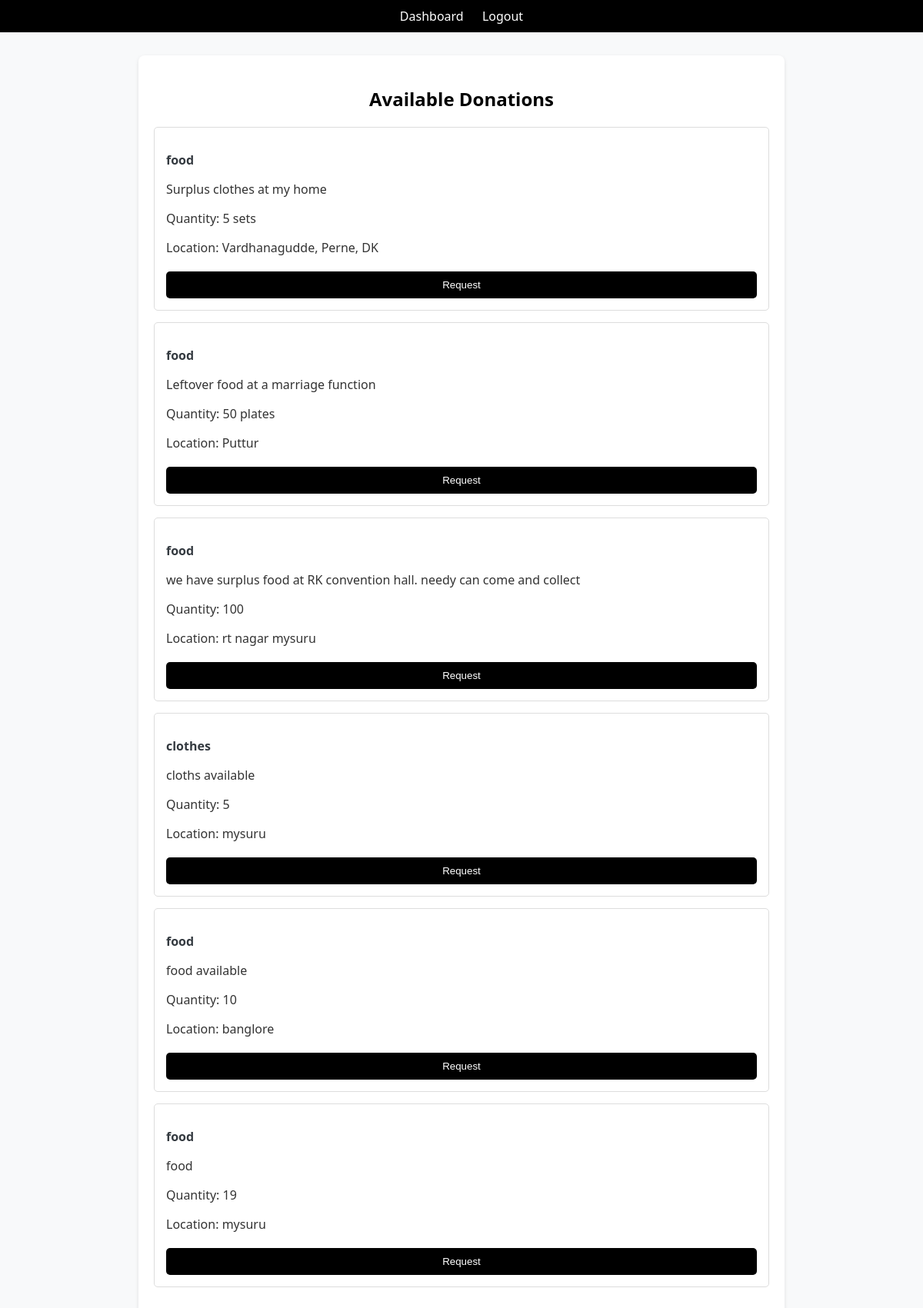
The app's page /dashboard/ (signed in) with its own data.
### Share_Bite/models.py (models this page shows)
class Donation(models.Model):
    CATEGORY_CHOICES = [
        ('food', 'Food'),
        ('clothes', 'Clothes'),
    ]
    donator = models.ForeignKey(User, on_delete=models.CASCADE)
    category = models.CharField(max_length=10, choices=CATEGORY_CHOICES)
    description = models.TextField()
    quantity = models.CharField(max_length=100)
    location = models.CharField(max_length=200)
    available = models.BooleanField(default=True)
    created_at = models.DateTimeField(auto_now_add=True)

### Share_Bite/views.py (the view)
# urls.py: path('dashboard/', views.dashboard, name='dashboard'),
@login_required
def dashboard(request):
    profile, created = Profile.objects.get_or_create(user=request.user)
    if request.user.is_superuser:
        donations = Donation.objects.all()
        return render(request, 'dashboard_ngo.html', {'donations': donations , 'user': request.user})
    elif profile.is_donator:
        donations = Donation.objects.filter(donator=request.user)
        return render(request, 'dashboard_donator.html', {'donations': donations})
    else:
        donations = Donation.objects.all()
        return render(request, 'dashboard_ngo.html', {'donations': donations , 'user': request.user})

### FSD_proj/Share_Bite/templates/dashboard_ngo.html (shortened to what this page needs)
{% extends 'base.html' %}
{% block content %}
<h2>Available Donations</h2>
{% for donation in donations %}
    <div class="card">
        <p class="card-title">{{ donation.category }}</p>
        <p class="card-text">{{ donation.description }}</p>
        <p>Quantity: {{ donation.quantity }}</p>
        <p>Location: {{ donation.location }}</p>
        <form action="/request-donation/{{ donation.id }}/" method="post">
            <input type="submit" value="Request">
        </form>
    </div>
{% empty %}
    <p>No donations available at the moment.</p>
{% endfor %}
{% endblock %}

### FSD_proj/Share_Bite/templates/base.html (shortened to what this page needs)
<!DOCTYPE html>
<html lang="en">
<head>
    {% load static %}
    <link rel="stylesheet" href="{% static 'style.css' %}">
</head>
<body>
    <nav>
        <a href="/dashboard">Dashboard</a>
        <a href="/logout">Logout</a>
    </nav>
    <div class="container">
        {% block content %}{% endblock %}
    </div>
</body>
</html>

### Share_Bite/static/style.css (style rules this page uses)
body { font-family: 'Segoe UI', Tahoma, Geneva, Verdana, sans-serif; margin: 0; padding: 0; background-color: #f8f9fa; color: #333; }
.container { width: 90%; max-width: 800px; margin: 30px auto; background: white; padding: 20px; box-shadow: 0 2px 5px rgba(0,0,0,0.1); border-radius: 8px; }
h1, h2 { text-align: center; color: #000000; }
form input, form textarea, form select { width: 100%; padding: 10px; margin-top: 5px; border: 1px solid #ccc; border-radius: 5px; box-sizing: border-box; }
button, input[type="submit"] { background-color: #000000; color: white; text-decoration: none; border: none; padding: 10px 20px; margin-top: 20px; cursor: pointer; border-radius: 5px; display: block; }
.card { border: 1px solid #ddd; padding: 15px; border-radius: 5px; margin-bottom: 15px; background-color: #fff; }
.card-title { font-weight: bold; color: #343a40; }
.card-text { margin: 5px 0; }
nav { background-color: #000000; padding: 10px; text-align: center; color: white; }
nav a { color: white; text-decoration: none; margin: 0 10px; }

### records on screen
Donation: category "food", description "Surplus clothes at my home", quantity "5 sets", location "Vardhanagudde, Perne, DK"
Donation: category "food", description "Leftover food at a marriage function", quantity "50 plates", location "Puttur"
Donation: category "food", description "we have surplus food at RK convention hall. needy can come and collect", quantity "100", location "rt nagar mysuru"
Donation: category "clothes", description "cloths available", quantity "5", location "mysuru"
Donation: category "food", description "food available", quantity "10", location "banglore"
Donation: category "food", description "food", quantity "19", location "mysuru"
